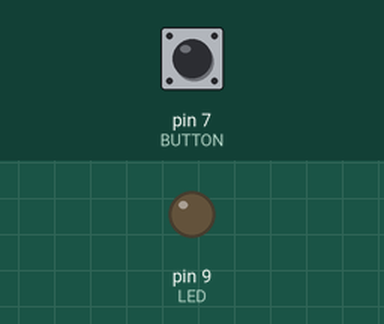
This sketch was run on a simulated Arduino Uno, built with avr-gcc and run on an emulated ATmega328P. Parts: output pins drawn as LEDs (lit = HIGH). Inputs (shaded band) come from the test bench; at power-on: pin 7 (BUTTON) LOW.

Above: at 1.2 s.
1.3 s: pin 7 (BUTTON) pulled HIGH for 1 s
At 2.8 s:
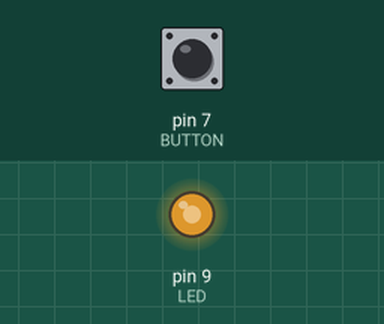
3.8 s: pin 7 (BUTTON) pulled HIGH for 0.15 s
At 4.3 s:
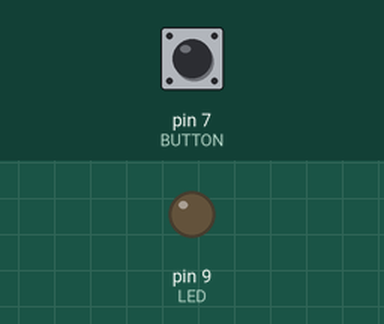
5.4 s: pin 7 (BUTTON) pulled HIGH for 3.2 s
At 7.9 s:
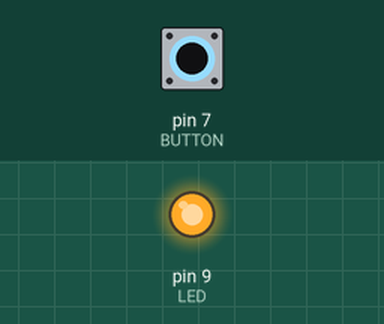
Timing chart, 0 to 9.4 s (numbered marks = the images above; inputs shaded):
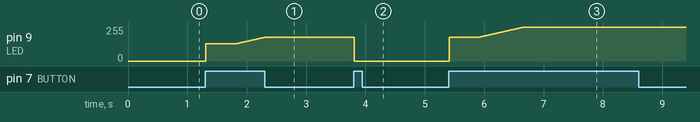

Measured:
- after the input at 1.3 s, pin 9 (LED): moves from 0/255 to 178/255 over 0.99 s, starting at once
- after the input at 3.8 s, pin 9 (LED): 178/255 → 0/255 at once
- after the input at 5.4 s, pin 9 (LED): moves from 0/255 to 255/255 over 1.3 s, starting at once

The sketch:

led_pwm.ino
```cpp
/*
Use PWM to control the brightness of an LED based on how
long a button is held down. The longer the button is
held down, the brighter the LED will get up to the
maximum brightness. Then the brightness level will be reset
to zero.
*/
const int LED = 9;
const int BUTTON = 7;

int val = 0;
int old = 0;
int state = 0;

int brightness = 128;
unsigned long startTime = 0;

void setup(){
  pinMode(LED, OUTPUT);
  pinMode(BUTTON, INPUT);
}

void loop(){

  val = digitalRead(BUTTON);

  // Has the button been pushed
  if ((val == HIGH) && (old == LOW)) {
    state = 1 - state;
    startTime = millis();
    delay(10);
  }

  // If so, how long was it held down?
  if ((val == HIGH) && (old == HIGH)) {
    if (state == 1 && (millis() - startTime) > 500) {
      brightness++;
      delay(10);

      // Roll the brightness level back to zero if the
      // button is held down too long.
      if (brightness > 255) { brightness == 0; }
    }
  }

  old = val;

  // Turn on the LED to the appropriate brightness.
  if (state == 1) {
    analogWrite(LED, brightness);
  } else {
    analogWrite(LED, 0);
  }
}
```
